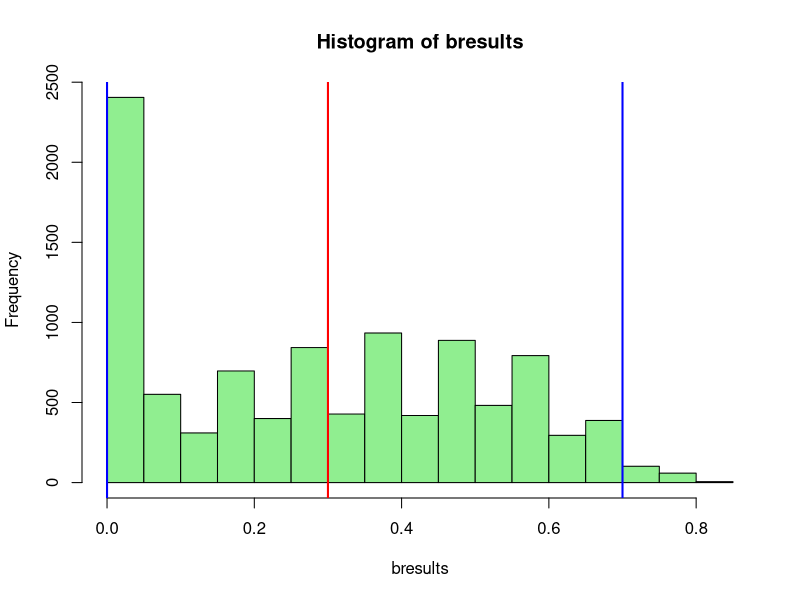

This chart was generated by the following R code:
# Example code supplied for illustrative purposes only. The regression equations below were built
# using 2 years of data from our level 1 trauma academic medical center. They will not work out of the
# box for your institution.
# 2019-2020 Edward G. Brown MS, Patricia K. Howard PhD RN, Daniel Moore MD
# For more information please read the paper SIMULATING EMERGENCY DEPARTMENT BOARDING USING A DIFFERENCE EQUATION 
# at https://doi.org/10.1101/2020.03.19.20039040

bfunc <- function() {

  days <- 30
  lower <- 200
  upper <- 300
  
  test_limit <- 290
  threshold <- 40
  
  xbar.rand <- rep(NA,days)
  xbar.star <- rep(NA,days)
  xbar.start <- rep(NA,days)
  xbar.stop <- rep(NA,days)
  xbar.forty <- rep(40,days)
  xbar.thirty <- rep(30,days)
  
  start_int <- 22.44721952
  start_slope <- 0.179980129
  stop_int <- 32.5802325885976
  stop_slope <- 0.492633658985415
  
  for (i in 1:days)
    xbar.rand[[i]] <-sample(lower:upper, 1)
    
  for (i in 1:days)
    xbar.start[[i]] <-ceiling(start_int + (xbar.rand[[i]] * start_slope))

    for (i in 1:days)
    xbar.stop[[i]] <- ceiling(stop_int +(xbar.start[[i]] * stop_slope))
  
# Why 12? In our observed data, the starting day balance of a day (selected at random) was 12. This starts our iteration.
# Patients boarding at Start of Day was 25, Patients start boarding during the day was 57, Patients stop boarding was 70.  
  xbar.star[[1]] = 12
  
  for (i in 1:days)

    xbar.star[[i+1]] = ifelse(ceiling((xbar.star[i] + xbar.start[[i]]) - xbar.stop[[i]]) < 0, 0,
                              
                              
                              ifelse(ceiling((xbar.star[i] + xbar.start[[i]]) - xbar.stop[[i]]) >= threshold,
                                     
                                     ifelse(ceiling((xbar.star[i] + (start_int + (test_limit * start_slope))   ) - (stop_int +((start_int + (test_limit * start_slope)) * stop_slope))     ) < 0,0
                                            , ceiling((xbar.star[i] + (start_int + (test_limit * start_slope))   ) - (stop_int +((start_int + (test_limit * start_slope)) * stop_slope))     ) )
                                     
                                     ,ceiling((xbar.star[i] + xbar.start[[i]]) - xbar.stop[[i]])
                              )
    )
  
    
    
        
over_threshold <- length(xbar.star[xbar.star >= threshold])/days

return(over_threshold)
} # end of function

reps <- 10000
bresults <- rep(NA,reps)

for (i in 1:reps)
  bresults[[i]] <- bfunc()

sd(bresults)
summary(bresults)

# percentile method for 95% CI
quantile(bresults, 0.025)
quantile(bresults, 0.975)

hist(bresults, col="lightgreen")
abline(v=quantile(bresults, 0.025),col="blue", lwd=2)
abline(v=quantile(bresults, 0.975),col="blue", lwd=2)
abline(v=median(bresults),col="red", lwd=2)

# For a non-parametric CI around the median please see this repository:
# https://github.com/edwardbrown/Median_Confidence_Interval
# The function will output the achieved CL.
# Note: Numerous ties (especially around the median) may lead to an exceedingly narrow CI.
# This will likely occur more/less depending on the function arguments used and number of bootstrap replications.
# Your results may vary.
